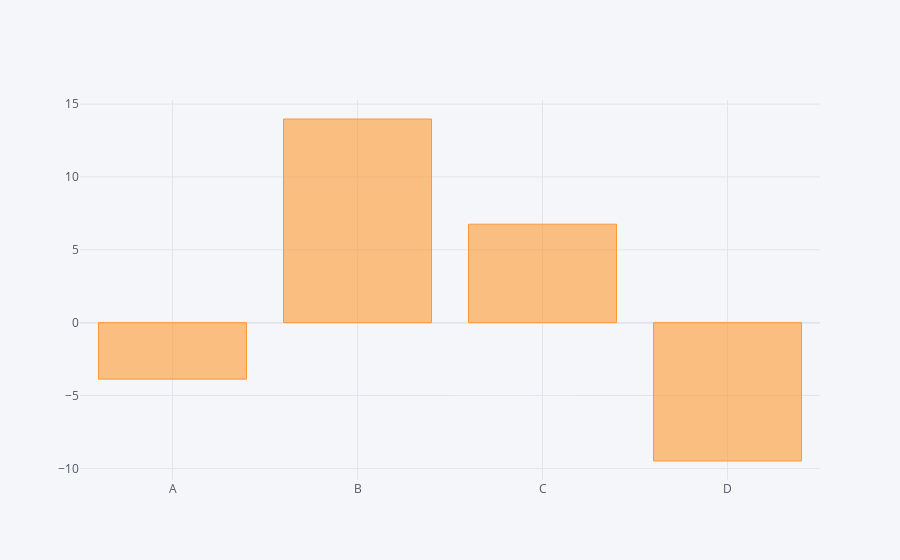

Notebook code for this chart:
### Code cell
df1.sum().iplot(kind = "bar")

### Figure 1 — Plotly figure (JSON) as saved in the notebook; plotly's stock layout.template omitted (floating-point values rounded to 4 significant figures)
{"data": [{"marker": {"color": "rgba(255, 153, 51, 0.6)", "line": {"color": "rgba(255, 153, 51, 1.0)", "width": 1}}, "name": "None", "orientation": "v", "text": "", "type": "bar", "x": ["A", "B", "C", "D"], "y": [-3.874, 13.98, 6.758, -9.493]}], "layout": {"legend": {"bgcolor": "#F5F6F9", "font": {"color": "#4D5663"}}, "paper_bgcolor": "#F5F6F9", "plot_bgcolor": "#F5F6F9", "title": {"font": {"color": "#4D5663"}}, "xaxis": {"gridcolor": "#E1E5ED", "showgrid": true, "tickfont": {"color": "#4D5663"}, "title": {"font": {"color": "#4D5663"}, "text": ""}, "zerolinecolor": "#E1E5ED"}, "yaxis": {"gridcolor": "#E1E5ED", "showgrid": true, "tickfont": {"color": "#4D5663"}, "title": {"font": {"color": "#4D5663"}, "text": ""}, "zerolinecolor": "#E1E5ED"}}}
